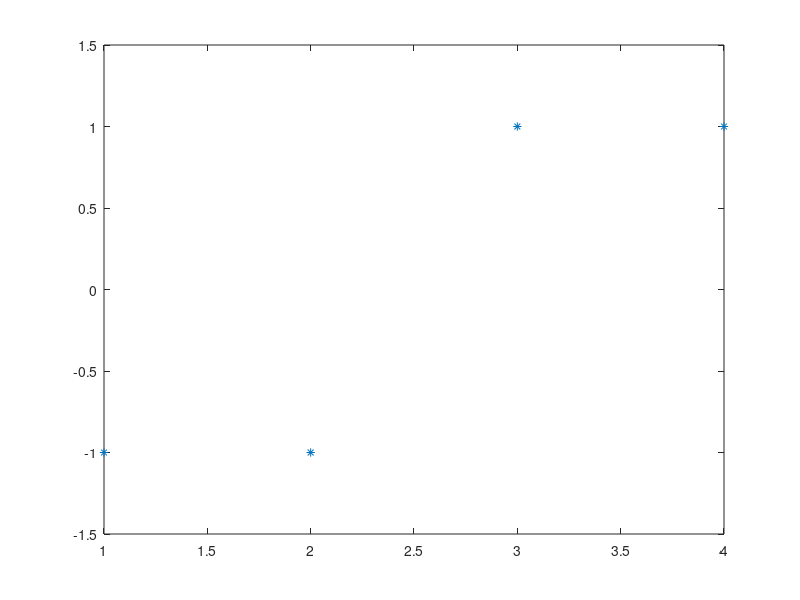

Reproduce this figure in MATLAB.
%This part of the project is still a little iffy
%For n = 512.
n = 4;
C512 = zeros(n,n);
for i = 1:n
    for j = 1:n
        C512(i,j) = sqrt(2/n)*cos(pi*(i-(1/2))*(j-(1/2))/n);
    end
end
% Eigen Values.
Eig_Values = eig(C512);
% Eigen Values result in either +-1 +- 0i
%Which simplifies to 1 or -1 
%This makes sense since in question 2 we 
%Saw that the determinant of all nxn matrices
%of the DCT form is equal to 1 or -1.
%C^-1 is intertible and therefore C can be
%RREF to the identity matrix and therefore
%the only solution to Ax = Lx is 1 & -1
%I'd imagine the alternating signs come from 
%The (-1)^r+c part of determinant taking.
%Y = zeros(1,512);
plot(Eig_Values','*');